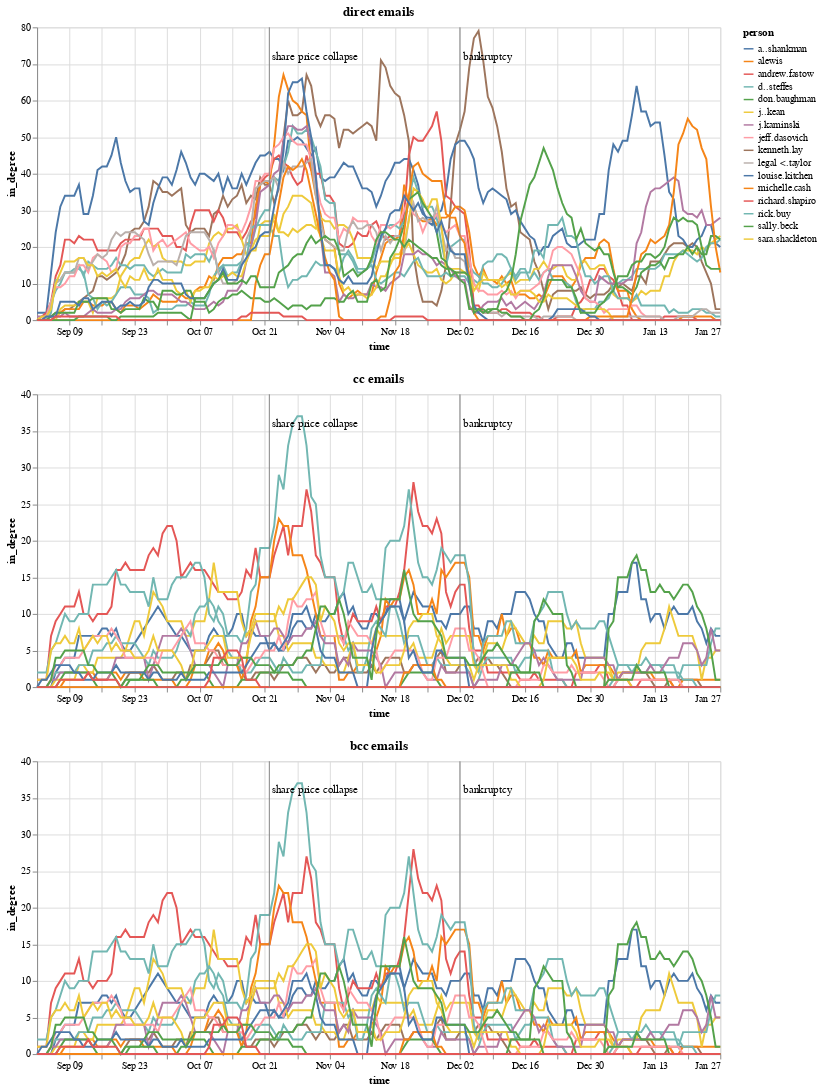

Notebook cell for this chart:
### Code cell
events = [
    ['2001-10-22', 'share price collapse'],
    # ['2001-11-08', 'overstated profits'],
    ['2001-12-02', 'bankruptcy'],
]
events = pd.DataFrame(events, columns=['time', 'event'])
event_rules = alt.Chart(events).mark_rule(color='gray').encode(
    x='time:T'
)
labels = alt.Chart(events).mark_text(dx=3, dy=-120, color='black', align='left').encode(
    x='time:T',
    text='event'
)
event_chart = alt.layer(event_rules, labels)

w = g.window('2001-09-01 00:00:00', '2002-01-27 00:00:00')

selection = alt.selection_multi(fields=['person'], bind='legend')

top_nodes = get_top_n_vertices(w, 15) + [w.vertex('andrew.fastow')]


def in_degree_for_vertex(vertex):
    rolling = vertex.rolling(step='1 day', window='1 week')
    t_index = [datetime.fromtimestamp(w.end() / 1000) for w in rolling]
    in_degree = [w.in_degree() for w in rolling]
    return pd.Series(in_degree, index=t_index)

def in_degree_for_layer(vertices, layer):
    in_degree = pd.DataFrame()
    for vertex in vertices:
        in_degree[vertex.name()] = in_degree_for_vertex(vertex.layer(layer))
    top_names = [vertex.name() for vertex in vertices]
    source = pd.melt(in_degree.reset_index(names='time'), id_vars=['time'], value_vars=top_names, var_name='person', value_name='in_degree')
    chart = alt.Chart(source).mark_line().encode(
        x="time:T",
        y="in_degree:Q",
        color="person",
        tooltip=['person', 'in_degree'],
        opacity=alt.condition(selection, alt.value(1.0), alt.value(0.2))
    ).properties(
        width=700,
        title=f'{layer} emails'
    ).add_selection(
        selection
    )
    return alt.layer(chart, event_chart)

alt.vconcat(
    in_degree_for_layer(top_nodes, 'direct'),
    in_degree_for_layer(top_nodes, 'cc'),
    in_degree_for_layer(top_nodes, 'bcc')
)

### Figure 1 — Vega-Lite specification as saved in the notebook (floating-point values rounded to 4 significant figures; data arrays with more than 128 entries replaced by an {"elided": "..."} marker saying what was removed)
{"config": {"view": {"continuousWidth": 400, "continuousHeight": 300}}, "vconcat": [{"layer": [{"data": {"name": "data-8976102fca7a000fd6bf7842d20b6908"}, "mark": "line", "encoding": {"color": {"field": "person", "type": "nominal"}, "opacity": {"condition": {"value": 1.0, "selection": "selector002"}, "value": 0.2}, "tooltip": [{"field": "person", "type": "nominal"}, {"field": "in_degree", "type": "quantitative"}], "x": {"field": "time", "type": "temporal"}, "y": {"field": "in_degree", "type": "quantitative"}}, "selection": {"selector002": {"type": "multi", "fields": ["person"], "bind": "legend"}}, "title": "direct emails", "width": 700}, {"layer": [{"mark": {"type": "rule", "color": "gray"}, "encoding": {"x": {"field": "time", "type": "temporal"}}}, {"mark": {"type": "text", "align": "left", "color": "black", "dx": 3, "dy": -120}, "encoding": {"text": {"field": "event", "type": "nominal"}, "x": {"field": "time", "type": "temporal"}}}], "data": {"name": "data-78262a8da2e6731fe3a655fdaa151d08"}}]}, {"layer": [{"data": {"name": "data-d74cbc768ffd3aa7e08c9462d002f4b8"}, "mark": "line", "encoding": {"color": {"field": "person", "type": "nominal"}, "opacity": {"condition": {"value": 1.0, "selection": "selector002"}, "value": 0.2}, "tooltip": [{"field": "person", "type": "nominal"}, {"field": "in_degree", "type": "quantitative"}], "x": {"field": "time", "type": "temporal"}, "y": {"field": "in_degree", "type": "quantitative"}}, "selection": {"selector002": {"type": "multi", "fields": ["person"], "bind": "legend"}}, "title": "cc emails", "width": 700}, {"layer": [{"mark": {"type": "rule", "color": "gray"}, "encoding": {"x": {"field": "time", "type": "temporal"}}}, {"mark": {"type": "text", "align": "left", "color": "black", "dx": 3, "dy": -120}, "encoding": {"text": {"field": "event", "type": "nominal"}, "x": {"field": "time", "type": "temporal"}}}], "data": {"name": "data-78262a8da2e6731fe3a655fdaa151d08"}}]}, {"layer": [{"data": {"name": "data-d74cbc768ffd3aa7e08c9462d002f4b8"}, "mark": "line", "encoding": {"color": {"field": "person", "type": "nominal"}, "opacity": {"condition": {"value": 1.0, "selection": "selector002"}, "value": 0.2}, "tooltip": [{"field": "person", "type": "nominal"}, {"field": "in_degree", "type": "quantitative"}], "x": {"field": "time", "type": "temporal"}, "y": {"field": "in_degree", "type": "quantitative"}}, "selection": {"selector002": {"type": "multi", "fields": ["person"], "bind": "legend"}}, "title": "bcc emails", "width": 700}, {"layer": [{"mark": {"type": "rule", "color": "gray"}, "encoding": {"x": {"field": "time", "type": "temporal"}}}, {"mark": {"type": "text", "align": "left", "color": "black", "dx": 3, "dy": -120}, "encoding": {"text": {"field": "event", "type": "nominal"}, "x": {"field": "time", "type": "temporal"}}}], "data": {"name": "data-78262a8da2e6731fe3a655fdaa151d08"}}]}], "$schema": "https://vega.github.io/schema/vega-lite/v4.17.0.json", "datasets": {"data-8976102fca7a000fd6bf7842d20b6908": {"elided": "2368 records"}, "data-78262a8da2e6731fe3a655fdaa151d08": [{"time": "2001-10-22", "event": "share price collapse"}, {"time": "2001-12-02", "event": "bankruptcy"}], "data-d74cbc768ffd3aa7e08c9462d002f4b8": {"elided": "2368 records"}}}
